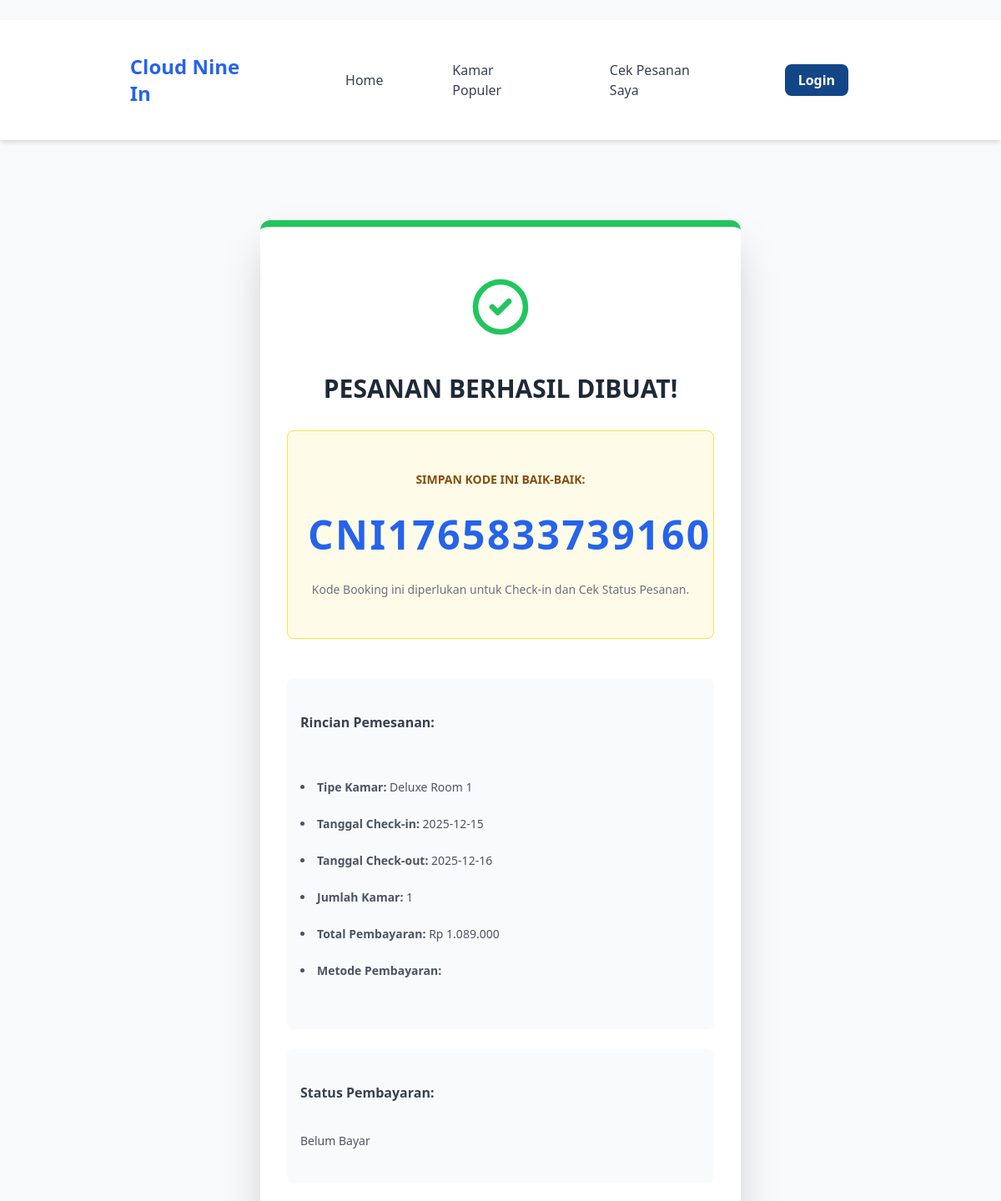
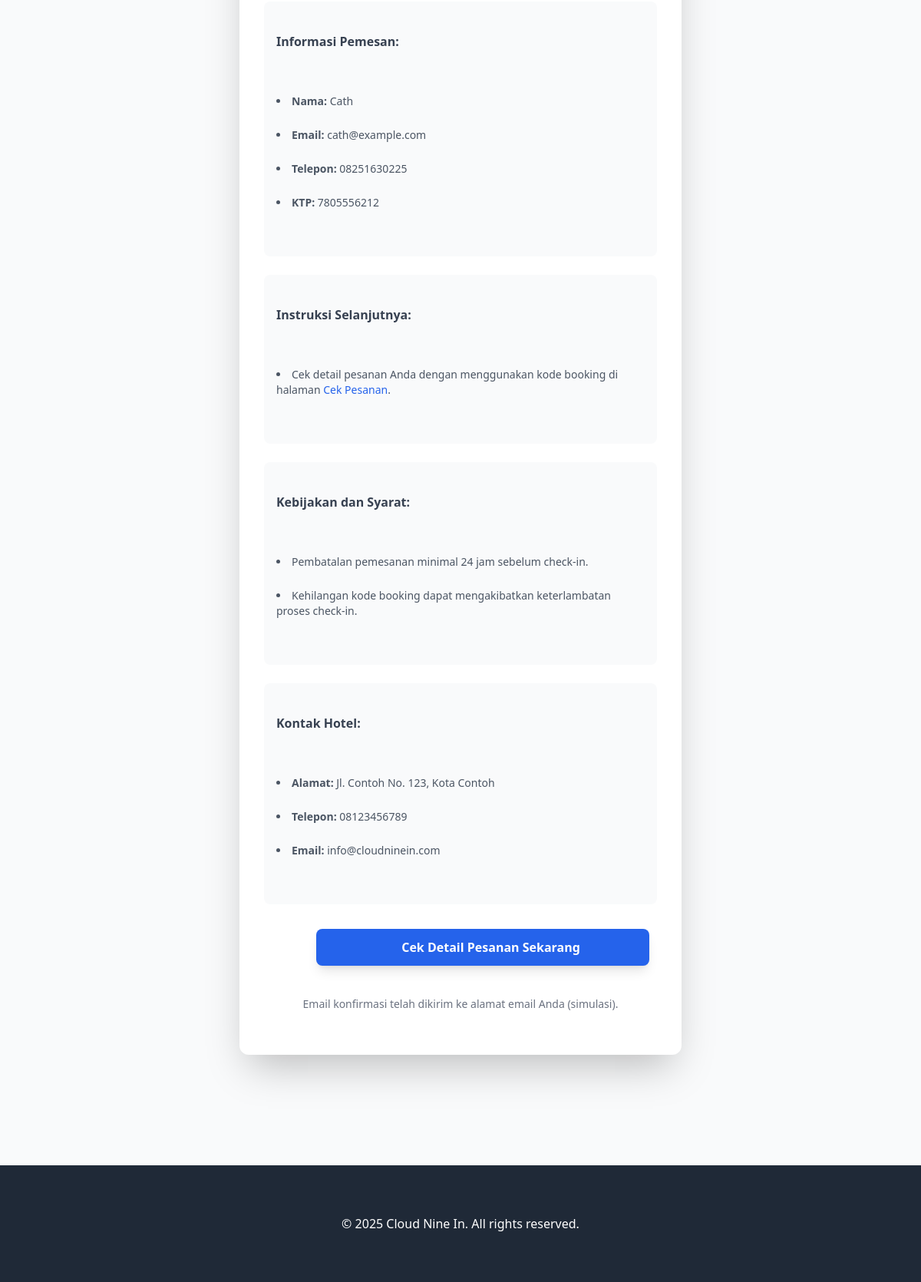
Screenshot of /guest/konfirmasi.php?kode=CNI1765833739160 with the database file from the repository (2 pictures, top to bottom).
### tables this page shows
CREATE TABLE `reservasi` (
  `id_reservasi` int(11) NOT NULL,
  `kode_booking` varchar(20) NOT NULL,
  `id_user` int(11) NOT NULL,
  `id_tipe_kamar` int(11) NOT NULL,
  `id_kamar_ditempati` int(11) DEFAULT NULL,
  `durasi_inap` int(11) DEFAULT NULL,
  `tanggal_checkin` date NOT NULL,
  `tanggal_checkout` date NOT NULL,
  `jumlah_tamu` int(11) NOT NULL DEFAULT 1,
  `nama_pemesan` varchar(100) NOT NULL,
  `email_pemesan` varchar(100) NOT NULL,
  `telp_pemesan` varchar(20) NOT NULL,
  `ktp_pemesan` varchar(20) DEFAULT NULL,
  `total_biaya_kamar` decimal(10,2) NOT NULL,
  `total_biaya_addon` decimal(10,2) NOT NULL DEFAULT 0.00,
  `total_bayar` decimal(10,2) NOT NULL,
  `metode_pembayaran` enum('Transfer Bank','Bayar di Hotel') NOT NULL,
  `status_pembayaran` enum('Belum Bayar','Menunggu Verifikasi','Lunas','Dibatalkan') NOT NULL DEFAULT 'Belum Bayar',
  `status_reservasi` enum('Pending','Confirmed','Check-in','Check-out','Canceled') NOT NULL DEFAULT 'Pending',
  `bukti_pembayaran` varchar(255) DEFAULT NULL,
  `tanggal_pemesanan` datetime NOT NULL DEFAULT current_timestamp()
);

CREATE TABLE `tipe_kamar` (
  `id_tipe_kamar` int(11) NOT NULL,
  `nama_tipe` varchar(50) NOT NULL,
  `harga_per_malam` decimal(10,2) NOT NULL,
  `kapasitas` int(11) NOT NULL DEFAULT 2,
  `deskripsi` text DEFAULT NULL,
  `foto` varchar(255) DEFAULT NULL,
  `kategori_hunian` enum('Single','Double','Family','Connecting Room') DEFAULT NULL,
  `tingkat_fasilitas` varchar(50) DEFAULT NULL,
  `jenis_tempat_tidur` varchar(50) DEFAULT NULL,
  `luas_kamar` int(11) DEFAULT NULL,
  `add_on` varchar(225) DEFAULT NULL
);

### guest/konfirmasi.php (the view, shortened to what this page needs)
<?php
require '../koneksi.php';
$error_message = null;
function formatRupiah($angka) {
    return 'Rp ' . number_format($angka, 0, ',', '.');
}
$kode_booking = $_GET['kode'] ?? $_SESSION['kode_booking'] ?? null;
$query = "SELECT r.*, tk.nama_tipe, tk.harga_per_malam
          FROM reservasi r
          JOIN tipe_kamar tk ON r.id_tipe_kamar = tk.id_tipe_kamar
          WHERE r.kode_booking = ?";
$stmt = $conn->prepare($query);
$stmt->bind_param("s", $kode_booking);
$stmt->execute();
$result = $stmt->get_result();
$reservasi = $result->fetch_assoc();
?>
<!DOCTYPE html>
<html lang="en">
<head>
    <script src="https://cdn.tailwindcss.com"></script>
</head>
<body class="bg-gray-50">
    <nav class="bg-white shadow-md sticky top-0 z-50">
        <div class="container mx-auto px-6 py-4 flex justify-between items-center">
            <a href="index.php" class="text-2xl font-bold text-blue-600">Cloud Nine In</a>
            <ul class="flex space-x-6 items-center">
                <li><a href="index.php" class="text-gray-700 hover:text-blue-600 font-medium">Home</a></li>
                <li><a href="index.php#populer" class="text-gray-700 hover:text-blue-600 font-medium">Kamar Populer</a></li>
                <li><a href="index.php#cek-pesanan" class="text-gray-700 hover:text-blue-600 font-medium">Cek Pesanan Saya</a></li>
                <li><a href="../login.php" class="bg-[#134686] hover:bg-[#27548A] text-white font-bold py-2 px-4 rounded-lg transition duration-300">Login</a></li>
            </ul>
        </div>
    </nav>
    <main class="container mx-auto px-6 py-12">
        <?php if ($error_message):  ?>
            <div class="max-w-xl mx-auto p-8 bg-white rounded-xl shadow-2xl text-center border-t-8 border-red-500">
                <h1 class="text-3xl font-extrabold text-gray-800 mb-4">PEMESANAN GAGAL!</h1>
                <p class="text-red-700 mb-6 font-medium"><?php echo htmlspecialchars($error_message); ?></p>
                <a href="index.php" class="mt-8 inline-block bg-red-600 hover:bg-red-700 text-white font-bold py-3 px-6 rounded-lg transition duration-300 shadow-lg">Kembali ke Beranda</a>
            </div>
        <?php elseif ($reservasi): ?>
            <?php
            $kode = urlencode($reservasi['kode_booking']);
            $kontak_url = urlencode($reservasi['email_pemesan']);
            ?>
            <div class="max-w-xl mx-auto p-8 bg-white rounded-xl shadow-2xl text-center border-t-8 border-green-500">
                <svg class="w-20 h-20 text-green-500 mx-auto mb-4" fill="none" stroke="currentColor" viewBox="0 0 24 24" xmlns="http://www.w3.org/2000/svg">
                    <path stroke-linecap="round" stroke-linejoin="round" stroke-width="2" d="M9 12l2 2 4-4m6 2a9 9 0 11-18 0 9 9 0 0118 0z"></path>
                </svg>
                <h1 class="text-3xl font-extrabold text-gray-800 mb-2">PESANAN BERHASIL DIBUAT!</h1>
                <div class="bg-yellow-50 p-6 rounded-lg mb-6 border border-yellow-300">
                    <p class="text-sm font-semibold text-yellow-800">SIMPAN KODE INI BAIK-BAIK:</p>
                    <p class="text-5xl font-extrabold text-blue-600 mt-2 tracking-wider"><?php echo htmlspecialchars($reservasi['kode_booking']); ?></p>
                    <p class="text-sm text-gray-500 mt-2">Kode Booking ini diperlukan untuk Check-in dan Cek Status Pesanan.</p>
                </div>
                <div class="space-y-3 text-left p-4 bg-gray-50 rounded-lg">
                    <p class="font-bold text-gray-700">Rincian Pemesanan:</p>
                    <ul class="list-disc list-inside text-sm text-gray-600 space-y-1">
                        <li><strong>Tipe Kamar:</strong> <?php echo htmlspecialchars($reservasi['nama_tipe']); ?></li>
                        <li><strong>Tanggal Check-in:</strong> <?php echo htmlspecialchars($reservasi['tanggal_checkin']); ?></li>
                        <li><strong>Tanggal Check-out:</strong> <?php echo htmlspecialchars($reservasi['tanggal_checkout']); ?></li>
                        <li><strong>Jumlah Kamar:</strong> <?php echo $reservasi['jumlah_tamu']; ?></li>
                        <li><strong>Total Pembayaran:</strong> <?php echo formatRupiah($reservasi['total_bayar']); ?></li>
                        <li><strong>Metode Pembayaran:</strong> <?php echo htmlspecialchars($reservasi['metode_pembayaran']); ?></li>
                    </ul>
                </div>
                <div class="space-y-3 text-left p-4 bg-gray-50 rounded-lg">
                    <p class="font-bold text-gray-700">Status Pembayaran:</p>
                    <p class="text-sm text-gray-600"><?php echo htmlspecialchars($reservasi['status_pembayaran']); ?></p>
                </div>
                <div class="space-y-3 text-left p-4 bg-gray-50 rounded-lg">
                    <p class="font-bold text-gray-700">Informasi Pemesan:</p>
                    <ul class="list-disc list-inside text-sm text-gray-600 space-y-1">
                        <li><strong>Nama:</strong> <?php echo htmlspecialchars($reservasi['nama_pemesan']); ?></li>
                        <li><strong>Email:</strong> <?php echo htmlspecialchars($reservasi['email_pemesan']); ?></li>
                        <li><strong>Telepon:</strong> <?php echo htmlspecialchars($reservasi['telp_pemesan']); ?></li>
                        <li><strong>KTP:</strong> <?php echo htmlspecialchars($reservasi['ktp_pemesan']); ?></li>
                    </ul>
                </div>
                <div class="space-y-3 text-left p-4 bg-gray-50 rounded-lg">
                    <p class="font-bold text-gray-700">Instruksi Selanjutnya:</p>
                    <ul class="list-disc list-inside text-sm text-gray-600 space-y-1">
                        <li>Cek detail pesanan Anda dengan menggunakan kode booking di halaman <a href="cek_pesanan_detail.php?kode=<?php echo $kode; ?>&kontak=<?php echo $kontak_url; ?>" class="text-blue-600">Cek Pesanan</a>.</li>
                    </ul>
                </div>
                <div class="space-y-3 text-left p-4 bg-gray-50 rounded-lg">
                    <p class="font-bold text-gray-700">Kebijakan dan Syarat:</p>
                    <ul class="list-disc list-inside text-sm text-gray-600 space-y-1">
                        <li>Pembatalan pemesanan minimal 24 jam sebelum check-in.</li>
                        <li>Kehilangan kode booking dapat mengakibatkan keterlambatan proses check-in.</li>
                    </ul>
                </div>
                <div class="space-y-3 text-left p-4 bg-gray-50 rounded-lg">
                    <p class="font-bold text-gray-700">Kontak Hotel:</p>
                    <ul class="list-disc list-inside text-sm text-gray-600 space-y-1">
                        <li><strong>Alamat:</strong> Jl. Contoh No. 123, Kota Contoh</li>
                        <li><strong>Telepon:</strong> 08123456789</li>
                        <li><strong>Email:</strong> info@cloudninein.com</li>
                    </ul>
                </div>
                <a href="cek_pesanan_detail.php?kode=<?php echo $kode; ?>&kontak=<?php echo $kontak_url; ?>"
                    class="mt-8 inline-block bg-blue-600 hover:bg-blue-700 text-white font-bold py-3 px-6 rounded-lg transition duration-300 shadow-lg">
                     Cek Detail Pesanan Sekarang
                </a>
                <p class="mt-4 text-sm text-gray-500">Email konfirmasi telah dikirim ke alamat email Anda (simulasi).</p>
            </div>
        <?php endif; ?>
    </main>
    <footer class="bg-gray-800 text-white mt-12">
        <div class="container mx-auto px-6 py-4 text-center">
            <p>&copy; 2025 Cloud Nine In. All rights reserved.</p>
        </div>
    </footer>
</body>
</html>

### rows the page displays
reservasi: kode_booking "CNI1765833739160", id_tipe_kamar.nama_tipe "Deluxe Room 1", tanggal_checkin "2025-12-15", tanggal_checkout "2025-12-16", jumlah_tamu "1", total_bayar "Rp 1.089.000", status_pembayaran "Belum Bayar", nama_pemesan "Cath", email_pemesan "cath@example.com", telp_pemesan "08251630225", ktp_pemesan "7805556212"
